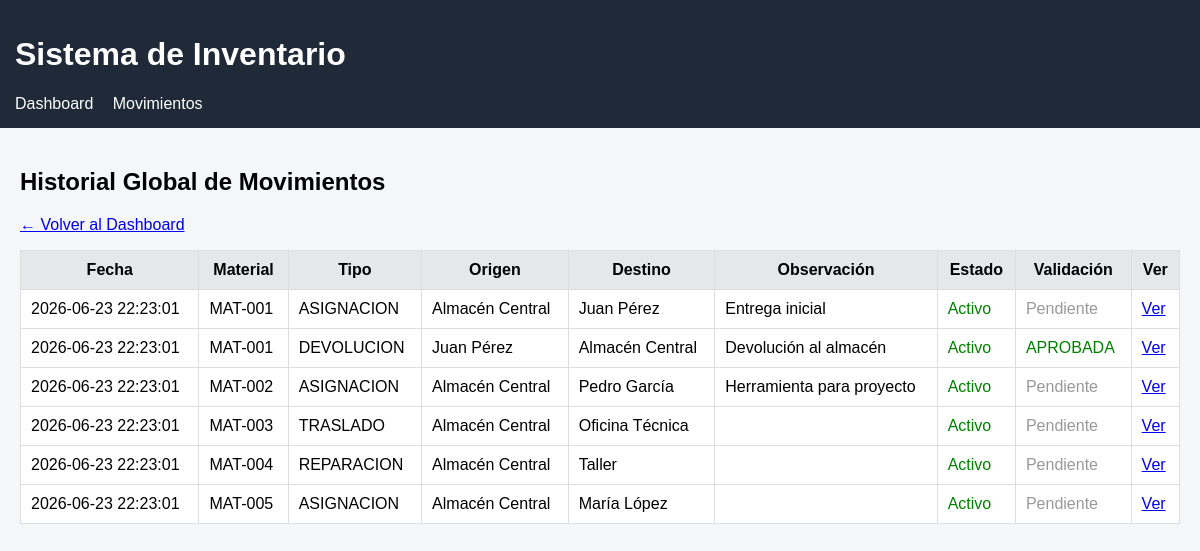
The app's page /movimientos.php with its own data.
### tables this page shows
CREATE TABLE movimiento_material (
    id_movimiento INT AUTO_INCREMENT PRIMARY KEY,
    id_material INT NOT NULL,
    id_usuario_origen INT NULL,
    id_usuario_destino INT NULL,
    id_ubicacion_origen INT NULL,
    id_ubicacion_destino INT NULL,
    tipo_movimiento VARCHAR(100),
    fecha_movimiento TIMESTAMP DEFAULT CURRENT_TIMESTAMP,
    observaciones TEXT,

    FOREIGN KEY (id_material) REFERENCES material(id_material),
    FOREIGN KEY (id_usuario_origen) REFERENCES usuario(id_usuario),
    FOREIGN KEY (id_usuario_destino) REFERENCES usuario(id_usuario),
    FOREIGN KEY (id_ubicacion_origen) REFERENCES ubicacion(id_ubicacion),
    FOREIGN KEY (id_ubicacion_destino) REFERENCES ubicacion(id_ubicacion)
);

CREATE TABLE material (
    id_material INT AUTO_INCREMENT PRIMARY KEY,
    codigo VARCHAR(50) UNIQUE,
    descripcion TEXT,
    categoria VARCHAR(100),
    marca VARCHAR(100),
    modelo VARCHAR(100),
    fecha_alta TIMESTAMP DEFAULT CURRENT_TIMESTAMP,
    activo TINYINT(1) DEFAULT 1
);

### movimientos.php (the view)
<?php
require_once 'db.php';
require_once 'includes/header.php';
$sql = "
SELECT
    mm.fecha_movimiento,
    m.codigo,
    m.activo,
    mm.tipo_movimiento,
    mm.observaciones,
    uo.nombre AS usuario_origen,
    ud.nombre AS usuario_destino,
    ubo.nombre AS ubicacion_origen,
    ubd.nombre AS ubicacion_destino,
    vd.resultado AS validacion
FROM movimiento_material mm
JOIN material m
    ON mm.id_material = m.id_material
LEFT JOIN usuario uo
    ON mm.id_usuario_origen = uo.id_usuario
LEFT JOIN usuario ud
    ON mm.id_usuario_destino = ud.id_usuario
LEFT JOIN ubicacion ubo
    ON mm.id_ubicacion_origen = ubo.id_ubicacion
LEFT JOIN ubicacion ubd
    ON mm.id_ubicacion_destino = ubd.id_ubicacion
LEFT JOIN validacion_devolucion vd
    ON mm.id_movimiento = vd.id_movimiento
ORDER BY mm.fecha_movimiento DESC
";
$movimientos = $pdo->query($sql)->fetchAll(PDO::FETCH_ASSOC);
?>
<h2>Historial Global de Movimientos</h2>
<p>
    <a href="index.php">← Volver al Dashboard</a>
</p>
<table border="1" cellpadding="6">
<tr>
    <th>Fecha</th>
    <th>Material</th>
    <th>Tipo</th>
    <th>Origen</th>
    <th>Destino</th>
    <th>Observación</th>
    <th>Estado</th>
    <th>Validación</th>
    <th>Ver</th>
</tr>
<?php foreach ($movimientos as $m): ?>
<?php
$origen = [];
if (!empty($m['usuario_origen'])) {
    $origen[] = $m['usuario_origen'];
}
if (!empty($m['ubicacion_origen'])) {
    $origen[] = $m['ubicacion_origen'];
}
$destino = [];
if (!empty($m['usuario_destino'])) {
    $destino[] = $m['usuario_destino'];
}
if (!empty($m['ubicacion_destino'])) {
    $destino[] = $m['ubicacion_destino'];
}
?>
<tr>
    <td>
        <?= htmlspecialchars($m['fecha_movimiento']) ?>
    </td>
    <td>
        <?= htmlspecialchars($m['codigo']) ?>
    </td>
    <td>
        <?= htmlspecialchars($m['tipo_movimiento']) ?>
    </td>
    <td>
        <?= !empty($origen)
            ? htmlspecialchars(implode(' / ', $origen))
            : '—'; ?>
    </td>
    <td>
        <?= !empty($destino)
            ? htmlspecialchars(implode(' / ', $destino))
            : '—'; ?>
    </td>
    <td>
        <?= htmlspecialchars($m['observaciones'] ?? '') ?>
    </td>
    <td>
        <?php if ($m['activo']) : ?>
            <span style="color:green;">Activo</span>
        <?php else : ?>
            <span style="color:red;">Baja</span>
        <?php endif; ?>
    </td>
    <td>
        <?php if (!empty($m['validacion'])): ?>
            <?php if ($m['validacion'] === 'APROBADA'): ?>
                <span style="color:green;">APROBADA</span>
            <?php else: ?>
                <span style="color:red;">RECHAZADA</span>
            <?php endif; ?>
        <?php else: ?>
            <span style="color:#999;">Pendiente</span>
        <?php endif; ?>
    </td>
    <td>
        <a href="material.php?codigo=<?= urlencode($m['codigo']) ?>">
            Ver
        </a>
    </td>
</tr>
<?php endforeach; ?>
</table>
<?php require_once 'includes/footer.php'; ?>

### css/estilos.css (style rules this page uses)
body { font-family: Arial; margin: 0; background: #f4f6f8; }
table { width: 100%; border-collapse: collapse; background: white; }
th, td { padding: 10px; border: 1px solid #ddd; }
th { background: #e5e7eb; }

### records on screen
movimiento_material: fecha_movimiento "2026-06-23 22:23:01", id_material.codigo "MAT-001", tipo_movimiento "ASIGNACION", origen "Almacén Central", destino "Juan Pérez", observaciones "Entrega inicial", shows "Pendiente"
movimiento_material: fecha_movimiento "2026-06-23 22:23:01", id_material.codigo "MAT-001", tipo_movimiento "DEVOLUCION", origen "Juan Pérez", destino "Almacén Central", observaciones "Devolución al almacén", shows "APROBADA"
movimiento_material: fecha_movimiento "2026-06-23 22:23:01", id_material.codigo "MAT-002", tipo_movimiento "ASIGNACION", origen "Almacén Central", destino "Pedro García", observaciones "Herramienta para proyecto", shows "Pendiente"
movimiento_material: fecha_movimiento "2026-06-23 22:23:01", id_material.codigo "MAT-003", tipo_movimiento "TRASLADO", origen "Almacén Central", destino "Oficina Técnica", shows "Pendiente"
movimiento_material: fecha_movimiento "2026-06-23 22:23:01", id_material.codigo "MAT-004", tipo_movimiento "REPARACION", origen "Almacén Central", destino "Taller", shows "Pendiente"
movimiento_material: fecha_movimiento "2026-06-23 22:23:01", id_material.codigo "MAT-005", tipo_movimiento "ASIGNACION", origen "Almacén Central", destino "María López", shows "Pendiente"
